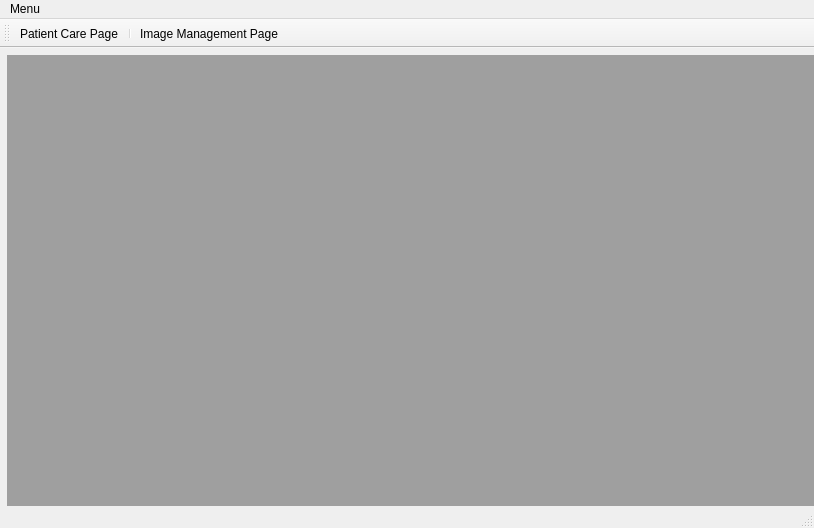
<?xml version="1.0" encoding="UTF-8"?>
<ui version="4.0">
 <class>MainWindow</class>
 <widget class="QMainWindow" name="MainWindow">
  <property name="geometry">
   <rect>
    <x>0</x>
    <y>0</y>
    <width>814</width>
    <height>528</height>
   </rect>
  </property>
  <property name="windowTitle">
   <string>MainWindow</string>
  </property>
  <property name="iconSize">
   <size>
    <width>18</width>
    <height>18</height>
   </size>
  </property>
  <widget class="QWidget" name="centralwidget">
   <widget class="QSplitter" name="splitter">
    <property name="geometry">
     <rect>
      <x>7</x>
      <y>7</y>
      <width>1005</width>
      <height>460</height>
     </rect>
    </property>
    <property name="orientation">
     <enum>Qt::Horizontal</enum>
    </property>
    <widget class="QMdiArea" name="mdiArea"/>
   </widget>
  </widget>
  <widget class="QMenuBar" name="menubar">
   <property name="geometry">
    <rect>
     <x>0</x>
     <y>0</y>
     <width>814</width>
     <height>17</height>
    </rect>
   </property>
   <widget class="QMenu" name="menuFile">
    <property name="title">
     <string>Menu</string>
    </property>
    <addaction name="actionQuit"/>
   </widget>
   <addaction name="menuFile"/>
  </widget>
  <widget class="QStatusBar" name="statusbar"/>
  <widget class="QToolBar" name="toolBar">
   <property name="windowTitle">
    <string>toolBar</string>
   </property>
   <attribute name="toolBarArea">
    <enum>TopToolBarArea</enum>
   </attribute>
   <attribute name="toolBarBreak">
    <bool>false</bool>
   </attribute>
   <addaction name="actionPatient_Care_Page"/>
   <addaction name="separator"/>
   <addaction name="actionImage_Management_Page"/>
  </widget>
  <action name="actionQuit">
   <property name="text">
    <string>Quit</string>
   </property>
  </action>
  <action name="actionPatient_Care_Page">
   <property name="text">
    <string>Patient Care Page</string>
   </property>
  </action>
  <action name="actionImage_Management_Page">
   <property name="text">
    <string>Image Management Page</string>
   </property>
  </action>
 </widget>
 <resources/>
 <connections/>
</ui>
